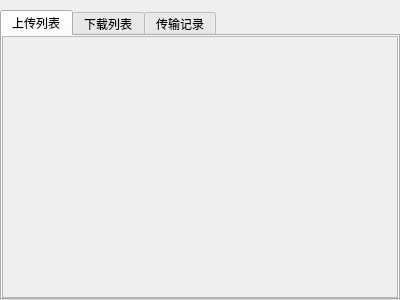
<?xml version="1.0" encoding="UTF-8"?>
<ui version="4.0">
 <class>TransferList</class>
 <widget class="QWidget" name="TransferList">
  <property name="geometry">
   <rect>
    <x>0</x>
    <y>0</y>
    <width>400</width>
    <height>300</height>
   </rect>
  </property>
  <property name="windowTitle">
   <string>Form</string>
  </property>
  <layout class="QVBoxLayout" name="verticalLayout">
   <property name="leftMargin">
    <number>0</number>
   </property>
   <property name="topMargin">
    <number>10</number>
   </property>
   <property name="rightMargin">
    <number>0</number>
   </property>
   <property name="bottomMargin">
    <number>0</number>
   </property>
   <item>
    <widget class="QTabWidget" name="tabWidget">
     <property name="styleSheet">
      <string notr="true"/>
     </property>
     <property name="currentIndex">
      <number>0</number>
     </property>
     <widget class="QWidget" name="upload">
      <attribute name="title">
       <string>上传列表</string>
      </attribute>
      <layout class="QVBoxLayout" name="verticalLayout_4">
       <property name="leftMargin">
        <number>0</number>
       </property>
       <property name="topMargin">
        <number>0</number>
       </property>
       <property name="rightMargin">
        <number>0</number>
       </property>
       <property name="bottomMargin">
        <number>0</number>
       </property>
       <item>
        <widget class="QScrollArea" name="scrollArea">
         <property name="widgetResizable">
          <bool>true</bool>
         </property>
         <widget class="QWidget" name="upload_scroll">
          <property name="geometry">
           <rect>
            <x>0</x>
            <y>0</y>
            <width>394</width>
            <height>256</height>
           </rect>
          </property>
          <layout class="QVBoxLayout" name="verticalLayout_7"/>
         </widget>
        </widget>
       </item>
      </layout>
     </widget>
     <widget class="QWidget" name="download">
      <attribute name="title">
       <string>下载列表</string>
      </attribute>
      <layout class="QVBoxLayout" name="verticalLayout_2">
       <property name="leftMargin">
        <number>0</number>
       </property>
       <property name="topMargin">
        <number>0</number>
       </property>
       <property name="rightMargin">
        <number>0</number>
       </property>
       <property name="bottomMargin">
        <number>0</number>
       </property>
       <item>
        <widget class="QScrollArea" name="scrollArea_2">
         <property name="widgetResizable">
          <bool>true</bool>
         </property>
         <widget class="QWidget" name="download_scroll">
          <property name="geometry">
           <rect>
            <x>0</x>
            <y>0</y>
            <width>394</width>
            <height>256</height>
           </rect>
          </property>
          <layout class="QVBoxLayout" name="verticalLayout_6"/>
         </widget>
        </widget>
       </item>
      </layout>
     </widget>
     <widget class="QWidget" name="record">
      <attribute name="title">
       <string>传输记录</string>
      </attribute>
      <layout class="QVBoxLayout" name="verticalLayout_3">
       <property name="leftMargin">
        <number>0</number>
       </property>
       <property name="topMargin">
        <number>0</number>
       </property>
       <property name="rightMargin">
        <number>0</number>
       </property>
       <property name="bottomMargin">
        <number>0</number>
       </property>
       <item>
        <widget class="QScrollArea" name="scrollArea_3">
         <property name="widgetResizable">
          <bool>true</bool>
         </property>
         <widget class="QWidget" name="record_scroll">
          <property name="geometry">
           <rect>
            <x>0</x>
            <y>0</y>
            <width>394</width>
            <height>256</height>
           </rect>
          </property>
          <layout class="QVBoxLayout" name="verticalLayout_5">
           <property name="spacing">
            <number>10</number>
           </property>
           <property name="leftMargin">
            <number>0</number>
           </property>
           <property name="topMargin">
            <number>10</number>
           </property>
           <property name="rightMargin">
            <number>0</number>
           </property>
           <property name="bottomMargin">
            <number>0</number>
           </property>
           <item>
            <widget class="QWidget" name="widget" native="true">
             <property name="minimumSize">
              <size>
               <width>0</width>
               <height>25</height>
              </size>
             </property>
             <property name="maximumSize">
              <size>
               <width>16777215</width>
               <height>25</height>
              </size>
             </property>
             <layout class="QHBoxLayout" name="horizontalLayout">
              <property name="leftMargin">
               <number>0</number>
              </property>
              <property name="topMargin">
               <number>0</number>
              </property>
              <property name="rightMargin">
               <number>0</number>
              </property>
              <property name="bottomMargin">
               <number>0</number>
              </property>
              <item>
               <spacer name="horizontalSpacer">
                <property name="orientation">
                 <enum>Qt::Horizontal</enum>
                </property>
                <property name="sizeHint" stdset="0">
                 <size>
                  <width>293</width>
                  <height>13</height>
                 </size>
                </property>
               </spacer>
              </item>
              <item>
               <widget class="QToolButton" name="clear_btn">
                <property name="text">
                 <string>清除记录</string>
                </property>
               </widget>
              </item>
             </layout>
            </widget>
           </item>
           <item>
            <widget class="QTextEdit" name="record_msg"/>
           </item>
          </layout>
         </widget>
        </widget>
       </item>
      </layout>
     </widget>
    </widget>
   </item>
  </layout>
 </widget>
 <resources/>
 <connections/>
</ui>
